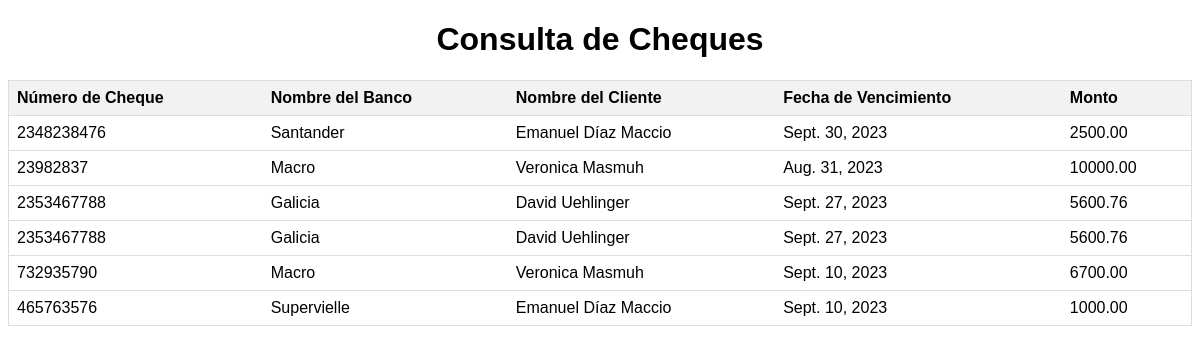
/consultar_cheques/, run on the app's committed database.
### cheques_app/models.py (models this page shows)
class Cheque(models.Model):
    cheque_id = models.AutoField(primary_key=True)
    cheque_num = models.IntegerField()
    banco = models.ForeignKey(Banco, on_delete=models.CASCADE)
    cliente = models.ForeignKey(Cliente, on_delete=models.CASCADE)
    fecha_vencimiento = models.DateField()
    monto = models.DecimalField(max_digits=10, decimal_places=2)

class Banco(models.Model):
    banco_id = models.AutoField(primary_key=True)
    nombre = models.CharField(max_length=30)

class Cliente(models.Model):
    cliente_id = models.AutoField(primary_key=True)
    nombre = models.CharField(max_length=30)
    apellido = models.CharField(max_length=30)
    telefono = models.CharField(max_length=20)

### consultas_app/views.py (the view)
# urls.py: path('consultar_cheques/', consultar_cheques, name='consultar_cheques'),
def consultar_cheques(request):
    cheques = Cheque.objects.all()
    context = {'cheques': cheques}
    return render(request, 'consulta_cheques.html', context)

### consultas_app/templates/consulta_cheques.html (shortened to what this page needs)
<!DOCTYPE html>
<html>
<head>
</head>
<body>
    <h1>Consulta de Cheques</h1>
    <table>
        <tr>
            <th>Número de Cheque</th>
            <th>Nombre del Banco</th>
            <th>Nombre del Cliente</th>
            <th>Fecha de Vencimiento</th>
            <th>Monto</th>
        </tr>
        {% for cheque in cheques %}
        <tr>
            <td>{{ cheque.cheque_num }}</td>
            <td>{{ cheque.banco.nombre }}</td>
            <td>{{ cheque.cliente.nombre }} {{ cheque.cliente.apellido }}</td>
            <td>{{ cheque.fecha_vencimiento }}</td>
            <td>{{ cheque.monto }}</td>
        </tr>
        {% endfor %}
    </table>
</body>
</html>

### consultas_app/templates/consulta_cheques.html (style rules this page uses)
body { font-family: Arial, sans-serif; }
h1 { text-align: center; }
table { width: 100%; border-collapse: collapse; border: 1px solid #ddd; }
th, td { padding: 8px; text-align: left; border-bottom: 1px solid #ddd; }
th { background-color: #f2f2f2; }

### data on the page
Cheque: cheque_num "2348238476", banco.nombre "Santander", cliente.nombre "Emanuel", cliente.apellido "Díaz Maccio", fecha_vencimiento "Sept. 30, 2023", monto "2500.00"
Cheque: cheque_num "23982837", banco.nombre "Macro", cliente.nombre "Veronica", cliente.apellido "Masmuh", fecha_vencimiento "Aug. 31, 2023", monto "10000.00"
Cheque: cheque_num "2353467788", banco.nombre "Galicia", cliente.nombre "David", cliente.apellido "Uehlinger", fecha_vencimiento "Sept. 27, 2023", monto "5600.76"
Cheque: cheque_num "2353467788", banco.nombre "Galicia", cliente.nombre "David", cliente.apellido "Uehlinger", fecha_vencimiento "Sept. 27, 2023", monto "5600.76"
Cheque: cheque_num "732935790", banco.nombre "Macro", cliente.nombre "Veronica", cliente.apellido "Masmuh", fecha_vencimiento "Sept. 10, 2023", monto "6700.00"
Cheque: cheque_num "465763576", banco.nombre "Supervielle", cliente.nombre "Emanuel", cliente.apellido "Díaz Maccio", fecha_vencimiento "Sept. 10, 2023", monto "1000.00"
